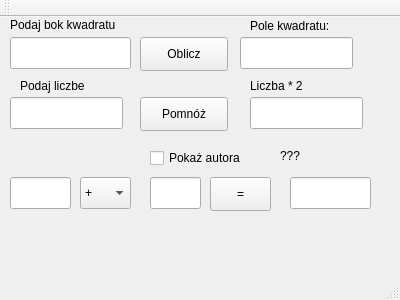
<?xml version="1.0" encoding="UTF-8"?>
<ui version="4.0">
 <class>MainWindow</class>
 <widget class="QMainWindow" name="MainWindow">
  <property name="geometry">
   <rect>
    <x>0</x>
    <y>0</y>
    <width>400</width>
    <height>300</height>
   </rect>
  </property>
  <property name="windowTitle">
   <string>MainWindow</string>
  </property>
  <widget class="QWidget" name="centralWidget">
   <widget class="QLineEdit" name="lineEdit">
    <property name="geometry">
     <rect>
      <x>10</x>
      <y>20</y>
      <width>121</width>
      <height>32</height>
     </rect>
    </property>
   </widget>
   <widget class="QLineEdit" name="lineEdit_2">
    <property name="geometry">
     <rect>
      <x>240</x>
      <y>20</y>
      <width>113</width>
      <height>32</height>
     </rect>
    </property>
   </widget>
   <widget class="QPushButton" name="pushButton">
    <property name="geometry">
     <rect>
      <x>140</x>
      <y>20</y>
      <width>88</width>
      <height>34</height>
     </rect>
    </property>
    <property name="text">
     <string>Oblicz</string>
    </property>
   </widget>
   <widget class="QLabel" name="label">
    <property name="geometry">
     <rect>
      <x>10</x>
      <y>0</y>
      <width>131</width>
      <height>16</height>
     </rect>
    </property>
    <property name="text">
     <string>Podaj bok kwadratu</string>
    </property>
   </widget>
   <widget class="QLabel" name="label_2">
    <property name="geometry">
     <rect>
      <x>250</x>
      <y>0</y>
      <width>101</width>
      <height>18</height>
     </rect>
    </property>
    <property name="text">
     <string>Pole kwadratu:</string>
    </property>
   </widget>
   <widget class="QLabel" name="LiczbaLabel">
    <property name="geometry">
     <rect>
      <x>20</x>
      <y>60</y>
      <width>91</width>
      <height>18</height>
     </rect>
    </property>
    <property name="text">
     <string>Podaj liczbe</string>
    </property>
   </widget>
   <widget class="QLabel" name="WynikLabel">
    <property name="geometry">
     <rect>
      <x>250</x>
      <y>60</y>
      <width>59</width>
      <height>18</height>
     </rect>
    </property>
    <property name="text">
     <string>Liczba * 2 </string>
    </property>
   </widget>
   <widget class="QLineEdit" name="Okno1">
    <property name="geometry">
     <rect>
      <x>10</x>
      <y>80</y>
      <width>113</width>
      <height>32</height>
     </rect>
    </property>
   </widget>
   <widget class="QLineEdit" name="Okno2">
    <property name="geometry">
     <rect>
      <x>250</x>
      <y>80</y>
      <width>113</width>
      <height>32</height>
     </rect>
    </property>
    <property name="readOnly">
     <bool>true</bool>
    </property>
   </widget>
   <widget class="QPushButton" name="Przycisk">
    <property name="geometry">
     <rect>
      <x>140</x>
      <y>80</y>
      <width>88</width>
      <height>34</height>
     </rect>
    </property>
    <property name="text">
     <string>Pomnóż</string>
    </property>
   </widget>
   <widget class="QLineEdit" name="a">
    <property name="geometry">
     <rect>
      <x>10</x>
      <y>160</y>
      <width>61</width>
      <height>32</height>
     </rect>
    </property>
   </widget>
   <widget class="QLineEdit" name="b">
    <property name="geometry">
     <rect>
      <x>150</x>
      <y>160</y>
      <width>51</width>
      <height>32</height>
     </rect>
    </property>
   </widget>
   <widget class="QLineEdit" name="wynik">
    <property name="geometry">
     <rect>
      <x>290</x>
      <y>160</y>
      <width>81</width>
      <height>32</height>
     </rect>
    </property>
   </widget>
   <widget class="QComboBox" name="operacja">
    <property name="geometry">
     <rect>
      <x>80</x>
      <y>160</y>
      <width>51</width>
      <height>32</height>
     </rect>
    </property>
    <property name="currentIndex">
     <number>0</number>
    </property>
    <item>
     <property name="text">
      <string>+</string>
     </property>
    </item>
    <item>
     <property name="text">
      <string>-</string>
     </property>
    </item>
    <item>
     <property name="text">
      <string>/</string>
     </property>
    </item>
    <item>
     <property name="text">
      <string>*</string>
     </property>
    </item>
   </widget>
   <widget class="QCheckBox" name="autor">
    <property name="geometry">
     <rect>
      <x>150</x>
      <y>130</y>
      <width>111</width>
      <height>22</height>
     </rect>
    </property>
    <property name="text">
     <string>Pokaż autora</string>
    </property>
   </widget>
   <widget class="QPushButton" name="oblicz">
    <property name="geometry">
     <rect>
      <x>210</x>
      <y>160</y>
      <width>61</width>
      <height>34</height>
     </rect>
    </property>
    <property name="text">
     <string>=</string>
    </property>
   </widget>
   <widget class="QLabel" name="nazwisko">
    <property name="geometry">
     <rect>
      <x>280</x>
      <y>130</y>
      <width>121</width>
      <height>18</height>
     </rect>
    </property>
    <property name="text">
     <string>???</string>
    </property>
   </widget>
  </widget>
  <widget class="QMenuBar" name="menuBar">
   <property name="geometry">
    <rect>
     <x>0</x>
     <y>0</y>
     <width>400</width>
     <height>30</height>
    </rect>
   </property>
  </widget>
  <widget class="QToolBar" name="mainToolBar">
   <attribute name="toolBarArea">
    <enum>TopToolBarArea</enum>
   </attribute>
   <attribute name="toolBarBreak">
    <bool>false</bool>
   </attribute>
  </widget>
  <widget class="QStatusBar" name="statusBar"/>
 </widget>
 <layoutdefault spacing="6" margin="11"/>
 <resources/>
 <connections/>
</ui>
